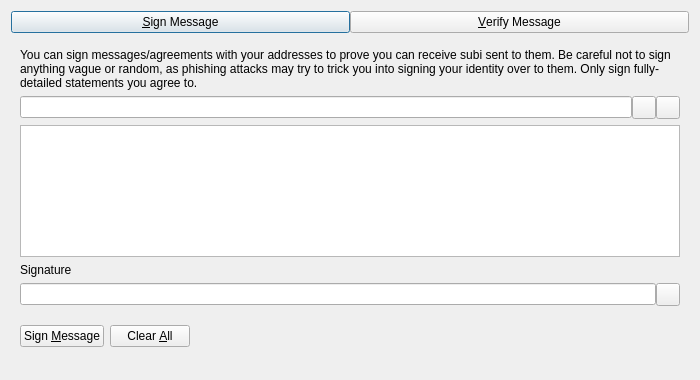
<?xml version="1.0" encoding="UTF-8"?>
<ui version="4.0">
 <class>SignVerifyMessageDialog</class>
 <widget class="QDialog" name="SignVerifyMessageDialog">
  <property name="geometry">
   <rect>
    <x>0</x>
    <y>0</y>
    <width>700</width>
    <height>380</height>
   </rect>
  </property>
  <property name="windowTitle">
   <string>Signatures - Sign / Verify a Message</string>
  </property>
  <property name="modal">
   <bool>true</bool>
  </property>
  <layout class="QVBoxLayout" name="verticalLayout">
   <item>
    <layout class="QHBoxLayout" name="horizontalLayout_Buttons_2">
     <property name="spacing">
      <number>0</number>
     </property>
     <property name="topMargin">
      <number>0</number>
     </property>
     <item>
      <widget class="QPushButton" name="btnSignMessage">
       <property name="text">
        <string>&amp;Sign Message</string>
       </property>
       <property name="checkable">
        <bool>true</bool>
       </property>
      </widget>
     </item>
     <item>
      <widget class="QPushButton" name="btnVerifyMessage">
       <property name="text">
        <string>&amp;Verify Message</string>
       </property>
       <property name="checkable">
        <bool>true</bool>
       </property>
      </widget>
     </item>
    </layout>
   </item>
   <item>
    <widget class="QStackedWidget" name="stackedWidgetSig">
     <property name="minimumSize">
      <size>
       <width>0</width>
       <height>0</height>
      </size>
     </property>
     <property name="currentIndex">
      <number>0</number>
     </property>
     <widget class="QWidget" name="pageSignMessage">
      <layout class="QVBoxLayout" name="verticalLayout_SM">
       <item>
        <widget class="QLabel" name="infoLabel_SM">
         <property name="text">
          <string>You can sign messages/agreements with your addresses to prove you can receive subi sent to them. Be careful not to sign anything vague or random, as phishing attacks may try to trick you into signing your identity over to them. Only sign fully-detailed statements you agree to.</string>
         </property>
         <property name="textFormat">
          <enum>Qt::PlainText</enum>
         </property>
         <property name="wordWrap">
          <bool>true</bool>
         </property>
        </widget>
       </item>
       <item>
        <layout class="QHBoxLayout" name="horizontalLayout_1_SM">
         <property name="spacing">
          <number>0</number>
         </property>
         <item>
          <widget class="QValidatedLineEdit" name="addressIn_SM">
           <property name="toolTip">
            <string>The subi address to sign the message with</string>
           </property>
          </widget>
         </item>
         <item>
          <widget class="QToolButton" name="addressBookButton_SM">
           <property name="toolTip">
            <string>Choose previously used address</string>
           </property>
           <property name="text">
            <string/>
           </property>
           <property name="shortcut">
            <string>Alt+A</string>
           </property>
          </widget>
         </item>
         <item>
          <widget class="QToolButton" name="pasteButton_SM">
           <property name="toolTip">
            <string>Paste address from clipboard</string>
           </property>
           <property name="text">
            <string/>
           </property>
           <property name="shortcut">
            <string>Alt+P</string>
           </property>
          </widget>
         </item>
        </layout>
       </item>
       <item>
        <widget class="QPlainTextEdit" name="messageIn_SM">
         <property name="toolTip">
          <string>Enter the message you want to sign here</string>
         </property>
        </widget>
       </item>
       <item>
        <widget class="QLabel" name="signatureLabel_SM">
         <property name="text">
          <string>Signature</string>
         </property>
         <property name="textFormat">
          <enum>Qt::PlainText</enum>
         </property>
        </widget>
       </item>
       <item>
        <layout class="QHBoxLayout" name="horizontalLayout_2_SM">
         <property name="spacing">
          <number>0</number>
         </property>
         <item>
          <widget class="QLineEdit" name="signatureOut_SM">
           <property name="readOnly">
            <bool>true</bool>
           </property>
          </widget>
         </item>
         <item>
          <widget class="QToolButton" name="copySignatureButton_SM">
           <property name="toolTip">
            <string>Copy the current signature to the system clipboard</string>
           </property>
           <property name="text">
            <string/>
           </property>
          </widget>
         </item>
        </layout>
       </item>
       <item>
        <layout class="QHBoxLayout" name="horizontalLayout_3_SM">
         <item>
          <widget class="QPushButton" name="signMessageButton_SM">
           <property name="toolTip">
            <string>Sign the message to prove you own this subi address</string>
           </property>
           <property name="text">
            <string>Sign &amp;Message</string>
           </property>
           <property name="autoDefault">
            <bool>false</bool>
           </property>
          </widget>
         </item>
         <item>
          <widget class="QPushButton" name="clearButton_SM">
           <property name="toolTip">
            <string>Reset all sign message fields</string>
           </property>
           <property name="text">
            <string>Clear &amp;All</string>
           </property>
           <property name="autoDefault">
            <bool>false</bool>
           </property>
          </widget>
         </item>
         <item>
          <spacer name="horizontalSpacer_1_SM">
           <property name="orientation">
            <enum>Qt::Horizontal</enum>
           </property>
           <property name="sizeHint" stdset="0">
            <size>
             <width>40</width>
             <height>48</height>
            </size>
           </property>
          </spacer>
         </item>
         <item>
          <widget class="QLabel" name="statusLabel_SM">
           <property name="text">
            <string/>
           </property>
           <property name="wordWrap">
            <bool>true</bool>
           </property>
          </widget>
         </item>
         <item>
          <spacer name="horizontalSpacer_2_SM">
           <property name="orientation">
            <enum>Qt::Horizontal</enum>
           </property>
           <property name="sizeHint" stdset="0">
            <size>
             <width>40</width>
             <height>48</height>
            </size>
           </property>
          </spacer>
         </item>
        </layout>
       </item>
      </layout>
     </widget>
     <widget class="QWidget" name="pageVerifyMessage">
      <layout class="QVBoxLayout" name="verticalLayout_VM">
       <item>
        <widget class="QLabel" name="infoLabel_VM">
         <property name="text">
          <string>Enter the receiver's address, message (ensure you copy line breaks, spaces, tabs, etc. exactly) and signature below to verify the message. Be careful not to read more into the signature than what is in the signed message itself, to avoid being tricked by a man-in-the-middle attack. Note that this only proves the signing party receives with the address, it cannot prove sendership of any transaction!</string>
         </property>
         <property name="textFormat">
          <enum>Qt::PlainText</enum>
         </property>
         <property name="alignment">
          <set>Qt::AlignLeading|Qt::AlignLeft|Qt::AlignTop</set>
         </property>
         <property name="wordWrap">
          <bool>true</bool>
         </property>
        </widget>
       </item>
       <item>
        <layout class="QHBoxLayout" name="horizontalLayout_1_VM">
         <property name="spacing">
          <number>0</number>
         </property>
         <item>
          <widget class="QValidatedLineEdit" name="addressIn_VM">
           <property name="toolTip">
            <string>The subi address the message was signed with</string>
           </property>
          </widget>
         </item>
         <item>
          <widget class="QToolButton" name="addressBookButton_VM">
           <property name="toolTip">
            <string>Choose previously used address</string>
           </property>
           <property name="text">
            <string/>
           </property>
           <property name="shortcut">
            <string>Alt+A</string>
           </property>
          </widget>
         </item>
        </layout>
       </item>
       <item>
        <widget class="QPlainTextEdit" name="messageIn_VM"/>
       </item>
       <item>
        <widget class="QValidatedLineEdit" name="signatureIn_VM"/>
       </item>
       <item>
        <layout class="QHBoxLayout" name="horizontalLayout_2_VM">
         <item>
          <widget class="QPushButton" name="verifyMessageButton_VM">
           <property name="toolTip">
            <string>Verify the message to ensure it was signed with the specified subi address</string>
           </property>
           <property name="text">
            <string>Verify &amp;Message</string>
           </property>
           <property name="autoDefault">
            <bool>false</bool>
           </property>
          </widget>
         </item>
         <item>
          <widget class="QPushButton" name="clearButton_VM">
           <property name="toolTip">
            <string>Reset all verify message fields</string>
           </property>
           <property name="text">
            <string>Clear &amp;All</string>
           </property>
           <property name="autoDefault">
            <bool>false</bool>
           </property>
          </widget>
         </item>
         <item>
          <spacer name="horizontalSpacer_1_VM">
           <property name="orientation">
            <enum>Qt::Horizontal</enum>
           </property>
           <property name="sizeHint" stdset="0">
            <size>
             <width>40</width>
             <height>48</height>
            </size>
           </property>
          </spacer>
         </item>
         <item>
          <widget class="QLabel" name="statusLabel_VM">
           <property name="text">
            <string/>
           </property>
           <property name="wordWrap">
            <bool>true</bool>
           </property>
          </widget>
         </item>
         <item>
          <spacer name="horizontalSpacer_2_VM">
           <property name="orientation">
            <enum>Qt::Horizontal</enum>
           </property>
           <property name="sizeHint" stdset="0">
            <size>
             <width>40</width>
             <height>48</height>
            </size>
           </property>
          </spacer>
         </item>
        </layout>
       </item>
      </layout>
     </widget>
    </widget>
   </item>
  </layout>
 </widget>
 <customwidgets>
  <customwidget>
   <class>QValidatedLineEdit</class>
   <extends>QLineEdit</extends>
   <header>qt/qvalidatedlineedit.h</header>
  </customwidget>
 </customwidgets>
 <resources>
  <include location="../subi.qrc"/>
 </resources>
 <connections/>
</ui>
